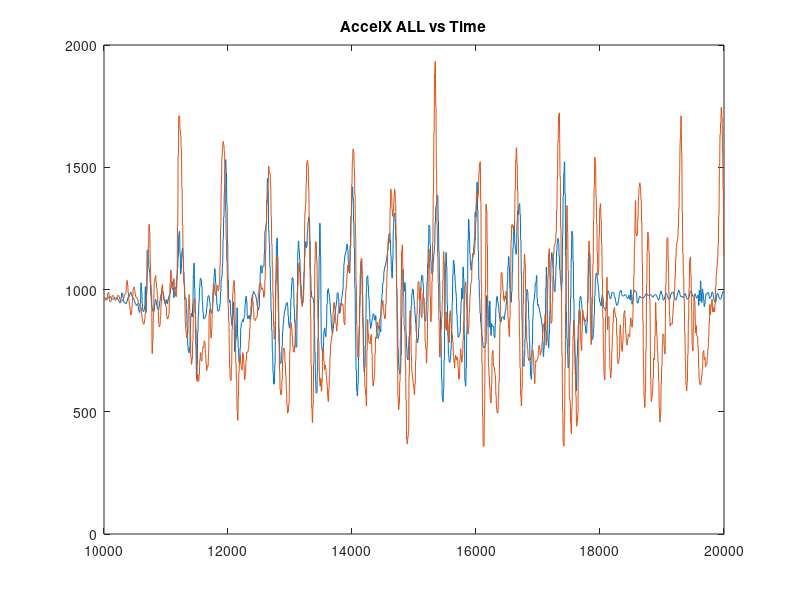
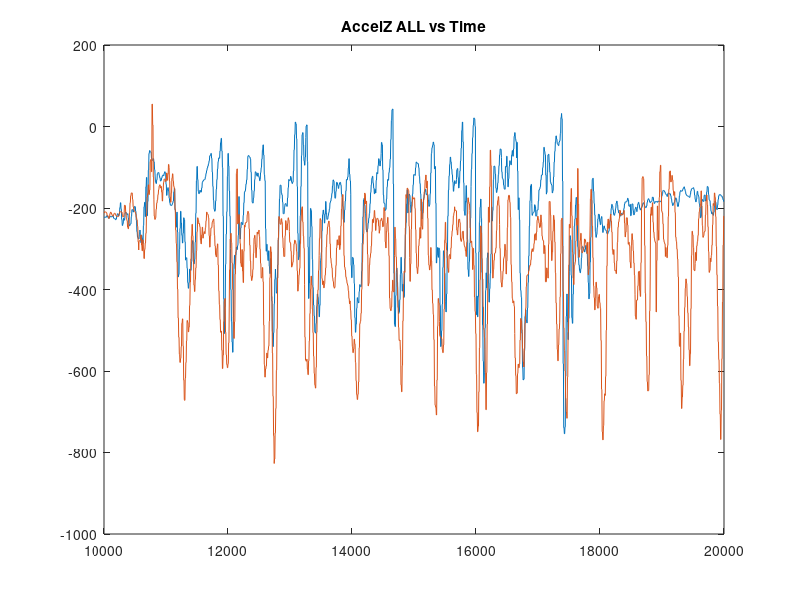
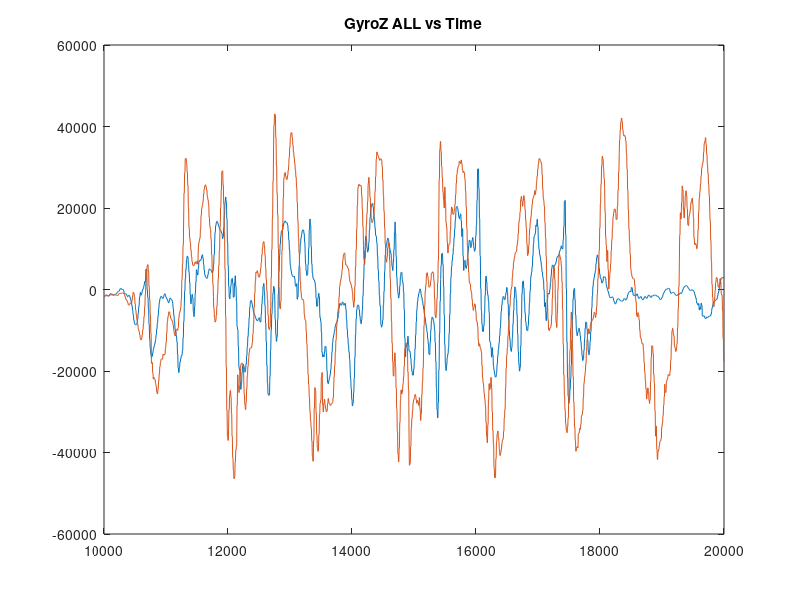

Write the MATLAB code that produced these figures, in order.
%% Machine Learning Online Class - Exercise 1: Linear Regression

% Instructions
% ------------
%
% This file contains code that helps you get started on the
% linear exercise. You will need to complete the following functions
% in this exericse:
%
% warmUpExercise.m
% plotData.m
% gradientDescent.m
% computeCost.m
% gradientDescentMulti.m
% computeCostMulti.m
% featureNormalize.m
% normalEqn.m
%
% For this exercise, you will not need to change any code in this file,
% or any other files other than those mentioned above.
%
% x refers to the population size in 10,000s
% y refers to the profit in $10,000s
%


%% Initialization
clear ; close all; clc
% clear anything you might have

%% ==================== Part 1: Basic Function ====================
% Complete warmUpExercise.m






fprintf('Program paused. Starting MCS Press enter to continue.\n');
pause;

%makes sure nothing half-loads

fprintf('Plotting Test Data ...\n')
data = load('normalTrim.csv'); %import dataset
data2 = load('ascentTrim.csv'); %import dataset


time = data(:, 1);
AX = data(:, 2);
AY = data(:, 3);
AZ = data(:, 4);
GX = data(:, 5);
GY = data(:, 6);
GZ = data(:, 7);
time2 = data2(:, 1);
AX2 = data2(:, 2);
AY2 = data2(:, 3);
AZ2 = data2(:, 4);
GX2 = data2(:, 5);
GY2 = data2(:, 6);
GZ2 = data2(:, 7);
%from walkF.txt, dedicate each column to a variable
figure 
plot(time, AX); 
hold on
plot(time2, AX2); 
hold on
title('AccelX ALL vs Time')

%{
figure;
plot(time, AX); 
title('AccelX vs Time')
 
figure;
plot(time2, AX2); 
title('AccelX2 vs Time')

%}

%{


figure 
plot(time, AY); 
hold on
plot(time2, AY2); 
hold on
title(['AccelY' ...
    ' ALL vs Time'])

figure;
plot(time, AY);
title('AccelY vs Time')


figure;
plot(time2, AY2);
title('AccelY2 vs Time')
%}
figure 
plot(time, AZ); 
hold on
plot(time2, AZ2); 
hold on
title(['AccelZ' ...
    ' ALL vs Time'])
%{

figure;
plot(time, AZ);
title('AccelZ vs Time')


figure;
plot(time2, AZ2);
title('AccelZ2 vs Time')
%}


% Plot Gyro Data
%{
figure 
plot(time, GX); 
hold on
plot(time2, GX2); 
hold on
title(['GyroX' ...
    ' ALL vs Time'])

figure;
plot(time, GX);
title('GryoX vs Time')


figure;
plot(time2, GX2);
title('GryoX2 vs Time')


figure 
plot(time, GY); 
hold on
plot(time2, GY2); 
hold on
title(['GyroY' ...
    ' ALL vs Time'])


figure;
plot(time, GY);
title('GyroY vs Time')



figure;
plot(time2, GY2);
title('GyroY2 vs Time')
 
%}

figure 
plot(time, GZ); 
hold on
plot(time2, GZ2); 
hold on
title(['GyroZ' ...
    ' ALL vs Time'])


%{

figure;
plot(time, GZ);
title('GyroZ vs Time')



figure;
plot(time2, GZ2);
title('GyroZ2 vs Time')

%}

%{
%Printing All
figure;

%plot(time, AX);
%hold on



%plot(time, AY);
%hold on



%plot(time, AZ);
%hold on


% Plot Gyro Data



plot(time, GX);
hold on


plot(time, GY);
hold on


plot(time, GZ);
hold on
title('All Normal vs Time')

%**************************SECOND HALF***********************

% Plot Gyro Data

%Printing All
figure;

%plot(time, AX);
%hold on



%plot(time, AY);
%hold on



%plot(time, AZ);
%hold on


% Plot Gyro Data



plot(time2, GX2);
hold on




plot(time2, GY2);
hold on


plot(time2, GZ2);
hold on
title('All Ascent vs Time')


%hold on allows you to graph multiple things






%}


